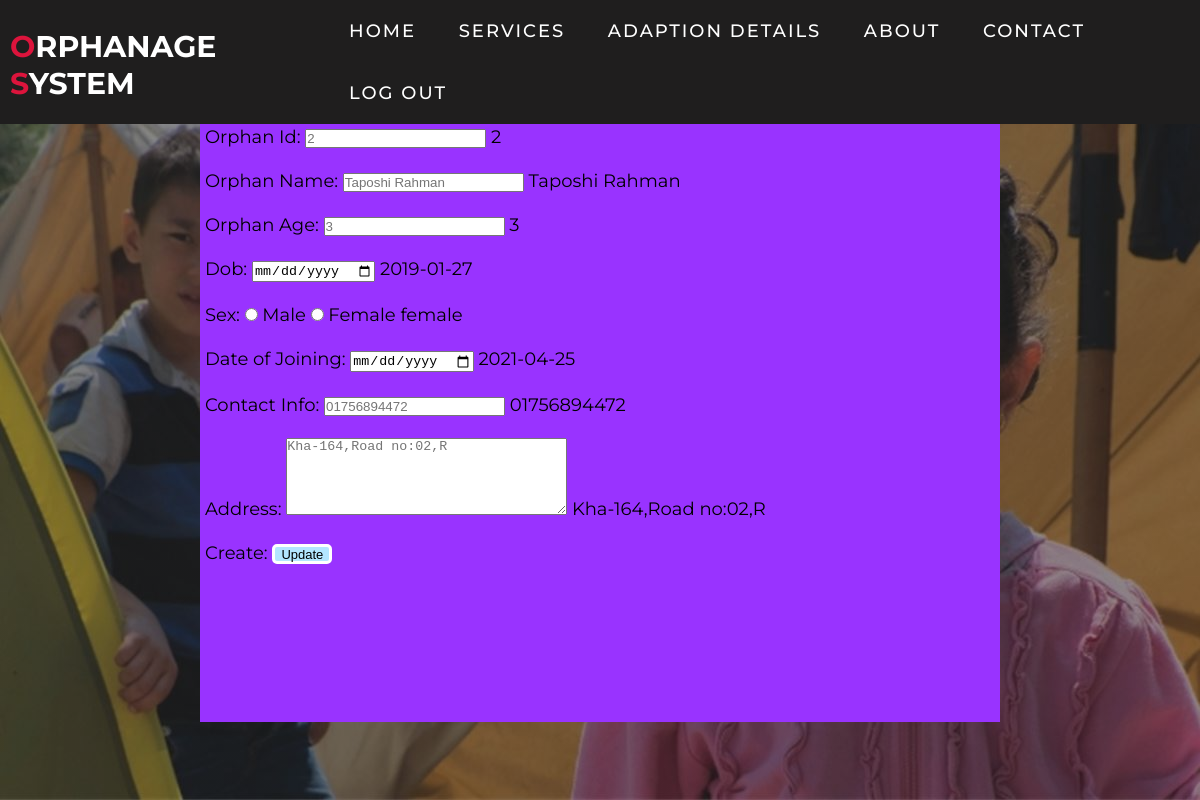
Screenshot of /editOrphan.php?edit_id=2 with the database file from the repository.
### tables this page shows
CREATE TABLE `orphan` (
  `orphanid` varchar(100) NOT NULL,
  `orphanname` varchar(30) NOT NULL,
  `orphanAge` varchar(10) NOT NULL,
  `dob` date NOT NULL,
  `sex` varchar(10) NOT NULL,
  `doj` date NOT NULL,
  `contact` varchar(20) NOT NULL,
  `address` varchar(20) NOT NULL
);

### editOrphan.php (the view, shortened to what this page needs)
<!DOCTYPE html>
<html lang="en">
<head>
  <link rel="stylesheet" href="style.css">
</head>
<body>
  <section id="header">
    <div class="header container">
      <div class="nav-bar">
        <div class="brand">
          <a href="#hero">
            <h1><span>O</span>RPHANAGE <span>S</span>YSTEM</h1>
          </a>
        </div>
        <div class="nav-list">
          <ul>
            <li><a href="home.php" data-after="Home">Home</a></li>
            <li><a href="home.php" data-after="Services">Services</a></li>
            <li><a href="home.php" data-after="Adaption Details">Adaption Details</a></li>
            <li><a href="home.php" data-after="About">About</a></li>
            <li><a href="home.php" data-after="Contact">Contact</a></li>
            <li><a href="logout.php" data-after="logout">Log Out</a></li>
          </ul>
        </div>
      </div>
    </div>
  </section>
  <section id="userhero">
    <div class="form-box">
      <center><h1><font size="4px" color="black">Create Orphan</h1></center>
        <br>
       <?php
    $conn = mysqli_connect("localhost","root","","orp");
$id=$_GET['edit_id'];
$query="SELECT * FROM orphan WHERE orphanid='{$id}'";
$result=mysqli_query($conn,$query);
    if(mysqli_num_rows($result) > 0 ){
        while($data1=mysqli_fetch_assoc($result)){
        ?>
        <form name="form2" Method="POST" Action= "">
            <div class="formrow">
                <label for="orphanId">Orphan Id:</label>
                    <input type="text" name="orphanId" id="orphanId" placeholder="<?php echo $data1['orphanid']?>"><?php echo" "?> <?php echo $data1['orphanid']?></div>
            <br>
            <div class="formrow">
                <label for="orphanName">Orphan Name:</label>
                    <input type="text" name="orphanName" id="orphanName" placeholder="<?php echo $data1['orphanname']?>"><?php echo" "?> <?php echo $data1['orphanname']?>
            </div>
            <br>
            <div class="formrow">
                <label for="orphanAge">Orphan Age:</label>
                    <input type="text" name="orphanAge" id="orphanAge" placeholder="<?php echo $data1['orphanAge']?>"><?php echo" "?>  <?php echo $data1['orphanAge']?>           </div>
            <br>
            <div class="formrow">
                <label for="dob">Dob:</label>
                    <input type="Date" name="dob" id="dob"><?php echo" "?>  <?php echo $data1['dob']?>     </div>
            <br>
            <div class="sex">
                <label for="sex">Sex: </label>
                    <input type="radio" name="sex" id="sex" value="male">   Male
                    <input type="radio" name="sex" id="sex" value="female">     Female
                          <?php echo" "?> <?php echo $data1['sex']?>
                          </div>
            <br>
            <div class="formrow">
                <label for="dateofJoining">Date of Joining:</label>
                    <input type="Date" name="dateofJoining" id="dateofJoining"><?php echo" "?>  <?php echo $data1['doj']?>     </div>
            <br>
            <div class="formrow">
                <label for="contactInfo">Contact Info:</label>
                    <input type="text" name="contactInfo" id="contactInfo" placeholder="<?php echo $data1['contact']?>"><?php echo" "?>  <?php echo $data1['contact']?>         </div>
            <br>
            <div class="formrow">
                <label for="address">Address:</label>
                    <textarea cols="33" rows="5" name="address" id="address" placeholder="<?php echo $data1['address']?>"></textarea>
                            <?php echo" "?>  <?php echo $data1['address']?>
                              </div>
            <br>
            <div class="button">
                <label for="create">Create: </label>
                    <button type="submit" class= submit-btn name="submit">Update</button>
            </div>
        </form>
        <?php
        }
    }else{
        echo '<b><div style="font-size:1.25em;color:red;padding-top:62px;padding-left:600px">*Please fill out all information</div></b>';
    }
    ?>
    </div>
  </section>
</body>
</html>

### style.css (style rules this page uses)
* { padding: 0; margin: 0; box-sizing: border-box; }
html { font-size: 10px; font-family: 'Montserrat', sans-serif; scroll-behavior: smooth; }
a { text-decoration: none; }
.container { min-height: 100vh; width: 100%; display: flex; align-items: center; justify-content: center; }
.brand h1 { font-size: 3rem; text-transform: uppercase; color: white; }
.brand h1 span { color: crimson; }
#header { position: fixed; z-index: 1000; left: 0; top: 0; width: 100vw; height: auto; }
#header .header { min-height: 8vh; background-color: rgba(31, 30, 30, 30); transition: 0.3s ease background-color; }
#header .nav-bar { display: flex; align-items: center; justify-content: space-between; width: 100%; height: 100%; max-width: 1300px; padding: 0 10px; }
#header .nav-list ul { list-style: none; position: absolute; background-color: rgb(31, 30, 30); width: 100vw; height: 100vh; left: 100%; top: 0; display: flex; flex-direction: column; justify-content: center; align-items: center; z-index: 1; overflow-x: hidden; transition: 0.5s ease left; }
#header .nav-list ul a { font-size: 2.5rem; font-weight: 500; letter-spacing: 0.2rem; text-decoration: none; color: white; text-transform: uppercase; padding: 20px; display: block; }
#header .nav-list ul a::after { content: attr(data-after); position: absolute; top: 50%; left: 50%; transform: translate(-50%, -50%) scale(0); color: rgba(240, 248, 255, 0.021); font-size: 13rem; letter-spacing: 50px; z-index: -1; transition: 0.3s ease letter-spacing; }
@media only screen and (min-width: 1200px) { #header .nav-list ul { position: initial; display: block; height: auto; width: fit-content; background-color: transparent; } }
@media only screen and (min-width: 1200px) { #header .nav-list ul li { display: inline-block; } }
@media only screen and (min-width: 1200px) { #header .nav-list ul li a { font-size: 1.8rem; } }
@media only screen and (min-width: 1200px) { #header .nav-list ul a:after { display: none; } }

### editOrphan.php (style rules this page uses)
* { margin: 0; padding: 0; }
#userhero { height: 100%; width: 100%; background-image: linear-gradient(rgba(0,0,0,0.4),rgba(0,0,0,0.4)),url(./img/orphan.png); background-position: center; background-size: cover; position: absolute; z-index: -1; }
.form-box { width: 800px; height: 650px; position: relative; margin: 6% auto; background: #9933ff; padding: 5px; z-index: 1; }
h1 { padding-top:5px; }
.button button { background-color: #b3e6ff; width: 60px; height:20px; border:3px solid white; color: black; padding:0px; text-align: center; text-decoration: none; font-size: 13px; cursor: pointer; border-radius: 5px; }

### rows the page displays
orphan: orphanId "2", orphanid "2", orphanName "Taposhi Rahman", orphanname "Taposhi Rahman", orphanAge "3", dob "2019-01-27", sex "female", doj "2021-04-25", contactInfo "01756894472", contact "01756894472", address "Kha-164,Road no:02,R"
